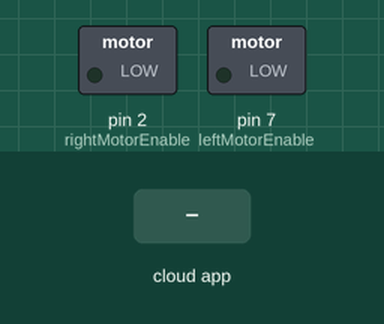
This sketch was run on a simulated Arduino Uno, built with avr-gcc and run on an emulated ATmega328P. On the bench: switched loads named in the sketch (green lamp = pin HIGH). The test bench sets the inputs (shaded band). The ROS host is connected and sends only what is stated.

Above: at 1.2 s.
1.3 s: the phone or cloud app sets linear.x to -100
At 3.1 s:
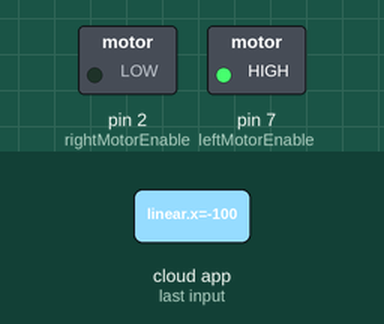
At 4.5 s:
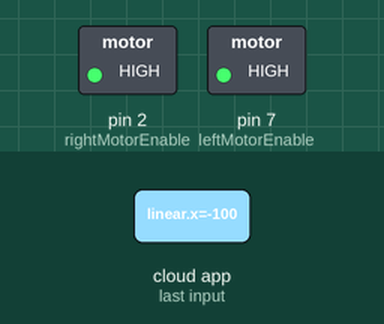
Timing chart, 0 to 6.0 s (numbered marks = the images above; inputs shaded):
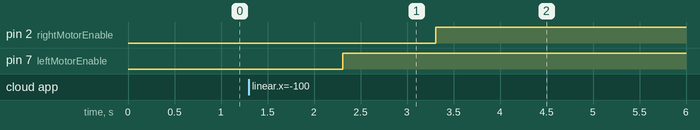

Measured:
- after the input at 1.3 s, pin 2 (rightMotorEnable): LOW → HIGH after 2.0 s; pin 7 (leftMotorEnable): LOW → HIGH after 1.0 s

The sketch:

sketch_ros_communication.ino
```cpp
#if (ARDUINO >= 100)
#include <Arduino.h>
#else
#include <WProgram.h>
#endif

#include <ros.h>
#include <geometry_msgs/Twist.h>

ros::NodeHandle  nh;


// uno r3
// #define leftMotor1 3
// #define leftMotor2 5
// #define rightMotor1 10
// #define rightMotor2 11


// atremis
// B on motor driver
// currently right motor
// Motor A is left Motor B is right
// A2 is pin 2
// A1 is pin 3
// L1 : 2, L2 : 3, R1 : 4, R2 : 5 | old

// A on motor driver
// currently left motor
// B2 is 5
#define rightMotor1 4 //A
#define rightMotor2 3 //A
#define rightMotorEnable 2
#define rightEncoder 8

#define leftMotor1 5
#define leftMotor2 6
#define leftMotorEnable 7
#define leftEncoder 9

// IR sensor pins
// #define leftIR 9
// #define rightIR 10

// Possible limitation for the motor driver and PWM signal setup
// analog writing 254 seems to usually work, 253 has never failed
// now in rpm, ultimately these will be experimental
const int maxPossSpeed = 253;
const int minPossSpeed = 150;

const int encoderDelay = 1000; // delay for the encoder count readings for PID in ms
const int EISRDelay = 2; // delay for debouncing encoder ISRs
const int ISRDelay = 100; // delay for debouncing IR ISRs

// these need to be experimental tests, in RPM
// for now lets say 40 and 60
// in analog write that is somewhere around 200-254
const int maxSetSpeed = 45;
const int minSetSpeed = 55; //need to test to find real value

// these are also experimental values, needed to find
const int maxAnalog = 230;
const int minAnalog = 200;


volatile bool rightIRState = false;
volatile bool leftIRState = false;

volatile int dCountLIR;
volatile int dCountRIR;

long lastTimeRISR = 0;
long lastTimeLISR = 0;
long lastTimeREISR = 0;
long lastTimeLEISR = 0;


long rPIDInt = millis();
// short sp;
// short err;
// short cv;
// short pv; // calculated from encoder velcory

short kp = 1;
short ki = 0.05;
short kd = 0.01;

short lIntP;
short lErrP;

short rIntP;
short rErrP;

short rPrevPIDTime = millis();
short lPrevPIDTime = millis();

long rEncoderCount = 0;
long lEncoderCount = 0;

// this funciton takes a boolean for polarity and integer speed in RPM for angular velocity
// this also uses a PID loop to compare the encoder values of the wheels to adjust the speed the wheel
void rightMotorSpeed(bool dir, int speed){
  // validating speed as min and max set value in rpm
  if(speed > maxSetSpeed) speed = maxSetSpeed;
  if(speed < minSetSpeed) speed = minSetSpeed;

  long fEncoderCount = rEncoderCount;
  delay(encoderDelay); // wait 100 ms for sample
  long sEncoderCount = rEncoderCount;

  short sp = speed;

  // pv is the rotations per units time, currently encoderDelay in ms
  short pv = ((sEncoderCount-fEncoderCount)/(74.83*12))/encoderDelay; // 74.83 rotations of motor shaft per wheel rotation (gear box) * 12 encoder rising edges per motor shaft (encoder ticks)
  short err = sp - pv;

  short cycleTime = millis() -  rPrevPIDTime;
  short I = rIntP + ki * err * cycleTime;

  short cv = kp * err + I + kd * (err - rErrP) / cycleTime;

  rPrevPIDTime = millis();
  rErrP = err;
  rIntP = I;

  // validating speed as min and max possible value as rpm
  if(cv > maxPossSpeed) cv = maxPossSpeed;
  if(cv < minPossSpeed) cv = minPossSpeed;

  // mapping the valid range cv (rpm) to valid range analogMin, analogMax
  // assuming analogMax will give maxPossSpeed linearly
  // analogSpeed takes cv(rpm) and multiplies it by the ratio of the range of analog signals to the range of rpm
  int analogSpeed = floor(cv*((maxAnalog-minAnalog)/(maxPossSpeed-minPossSpeed)));

  // validating output of analog write mapping as between min and max possible analog signals
  if(analogSpeed > maxAnalog) analogSpeed = maxAnalog;
  if(analogSpeed < minAnalog) analogSpeed = minAnalog;

  //if true, go forwards
  if(dir == true){
    digitalWrite(rightMotor1, HIGH);
    digitalWrite(rightMotor2, LOW);
    analogWrite(rightMotorEnable, analogSpeed);
  }
  //else, go backwards
  else{
    digitalWrite(rightMotor1, LOW);
    digitalWrite(rightMotor2, HIGH);
    analogWrite(rightMotorEnable, analogSpeed);
    }
}

void leftMotorSpeed( bool dir, int speed){
  // validating speed as min and max set value in rpm
  if(speed > maxSetSpeed) speed = maxSetSpeed;
  if(speed < minSetSpeed) speed = minSetSpeed;

  long fEncoderCount = lEncoderCount;
  delay(encoderDelay); // wait 100 ms for sample
  long sEncoderCount = lEncoderCount;

  short sp = speed;

  // pv is the rotations per units time, currently encoderDelay in ms
  short pv = ((sEncoderCount-fEncoderCount)/(74.83*12))/encoderDelay; // 74.83 rotations of motor shaft per wheel rotation (gear box) * 12 encoder rising edges per motor shaft (encoder ticks)
  short err = sp - pv;

  short cycleTime = millis() -  lPrevPIDTime;
  short I = lIntP + ki * err * cycleTime;

  short cv = kp * err + I + kd * (err - lErrP) / cycleTime;

  lPrevPIDTime = millis();
  lErrP = err;
  lIntP = I;

  // validating speed as min and max possible value as rpm
  if(cv > maxPossSpeed) cv = maxPossSpeed;
  if(cv < minPossSpeed) cv = minPossSpeed;

  // mapping the valid range cv (rpm) to valid range analogMin, analogMax
  // assuming analogMax will give maxPossSpeed linearly
  // analogSpeed takes cv(rpm) and multiplies it by the ratio of the range of analog signals to the range of rpm
  int analogSpeed = floor(cv*((maxAnalog-minAnalog)/(maxPossSpeed-minPossSpeed)));

  if(analogSpeed > maxAnalog) analogSpeed = maxAnalog;
  if(analogSpeed < minAnalog) analogSpeed = minAnalog;

  //if true, go forwards
  if(dir == true){
    digitalWrite(leftMotor1, HIGH);
    digitalWrite(leftMotor2, LOW);
    analogWrite(leftMotorEnable, analogSpeed);
  }
  //else, go backwards
  else{
    digitalWrite(leftMotor1, LOW);
    digitalWrite(leftMotor2, HIGH);
    analogWrite(leftMotorEnable, analogSpeed);
  }
}

void rotateRobot(bool dir, int speed){
  if(speed > maxPossSpeed) speed = maxPossSpeed;
  if(speed < minPossSpeed) speed = minPossSpeed;

  // we might want to do something tricky with the speeds being passed to each motor

  //if true, roatate clockwise
  if(dir == true){
    leftMotorSpeed(true, speed);
    rightMotorSpeed(false, speed);
  }

  //else, rotate counterclockwise
  if(dir == false){
    leftMotorSpeed(false, speed);
    rightMotorSpeed(true, speed);
  }
}

void RISR(){
  // should only swap 10 times a sec
  if(millis() - lastTimeRISR > ISRDelay){
    if(rightIRState == false) rightIRState = true;
    if(rightIRState == true) rightIRState = false;
    lastTimeRISR = millis();
  }

}

void LISR(){
  // should only swap 10 times a sec
  if(millis() - lastTimeLISR > ISRDelay){
    if(leftIRState == false) leftIRState = true;
    if(leftIRState == true) leftIRState = false;
    lastTimeLISR = millis();
  }
}


void REISR(){
  if(millis() - lastTimeREISR > EISRDelay){
    rEncoderCount ++;
    lastTimeREISR = millis();
  }
}

void LEISR(){
  if(millis() - lastTimeLEISR > EISRDelay){
    lEncoderCount ++;
    lastTimeLEISR = millis();
  }
}

// privilege right IR sensor
// turn ccw until only the right IR is active
// the stop and turn cw
// measure time util only left IR is active
// turn ccw for half time
// both IR should be active
// fire should be centered on fan

// drive forwards some constant measured distance, from testing
// robot_move is forwards

int fireExtinguish(bool leftIRState, bool rightIRState, int speed){
  int rotate_start_time = millis();

  if( ((rightIRState == true) && (leftIRState == false)) || ((rightIRState == false) && (leftIRState == true))) {
    if(rightIRState == true){
      rotateRobot(true, 250);
    }
    else if(leftIRState == true){
      rotateRobot(false, 250);
    }
  } else {
    // go forward robot
  }
  return 1;

}

int rotationalspeed = 230;
int movespeedstd = 230;
// TWIST HANDLING
void MoveFwd() {
  leftMotorSpeed(true, movespeedstd);
  rightMotorSpeed(true, movespeedstd);
}

void MoveStop() {
  leftMotorSpeed(true, 0);
  rightMotorSpeed(true, 0);
}

void MoveLeft() {
  rotateRobot(false, rotationalspeed);
}

void MoveRight() {
  rotateRobot(true, rotationalspeed);
}

void MoveBack() {
  leftMotorSpeed(false, movespeedstd);
  rightMotorSpeed(false, movespeedstd);
}

void cmd_vel_cb(const geometry_msgs::Twist & msg) {
  // Read the message. Act accordingly.
  // We only care about the linear x, and the rotational z.
  const float x = msg.linear.x;
  const float z_rotation = msg.angular.z;

  // Decide on the morot state we need, according to command.
  if (x > 0 && z_rotation == 0) {
    MoveFwd();
  }
  else if (x == 0 && z_rotation == 1) {
    MoveRight();
  }
else if (x == 0 && z_rotation < 0) {
    MoveLeft();
  }
else if (x < 0 && z_rotation == 0) {
    MoveBack();
  }
else{
    MoveStop();
  }
}

ros::Subscriber<geometry_msgs::Twist> sub("cmd_vel", cmd_vel_cb);
void setup() {
 // hi
 // 254 seems to inconsistently work
 // 253 works
  //leftMotorSpeed(true, 254);
  // guess forwards
  //rightMotorSpeed(true, 254);

  // attachInterrupt(digitalPinToInterrupt(leftIR), RISR, CHANGE);
  // attachInterrupt(digitalPinToInterrupt(rightIR), LISR, CHANGE);

  attachInterrupt(digitalPinToInterrupt(leftEncoder), REISR, RISING);
  attachInterrupt(digitalPinToInterrupt(rightEncoder), LEISR, FALLING);

  nh.initNode();
  nh.subscribe(sub);
}


void loop() {

  delay(10);
  nh.spinOnce();

  /*
  // motors should start from as close to the begginning of the loop
  // as practical to delay power cycle motor delay

  /*

  delay(3000);


  // needed to reset motor power signal on motor power on/off
  */

}
```
